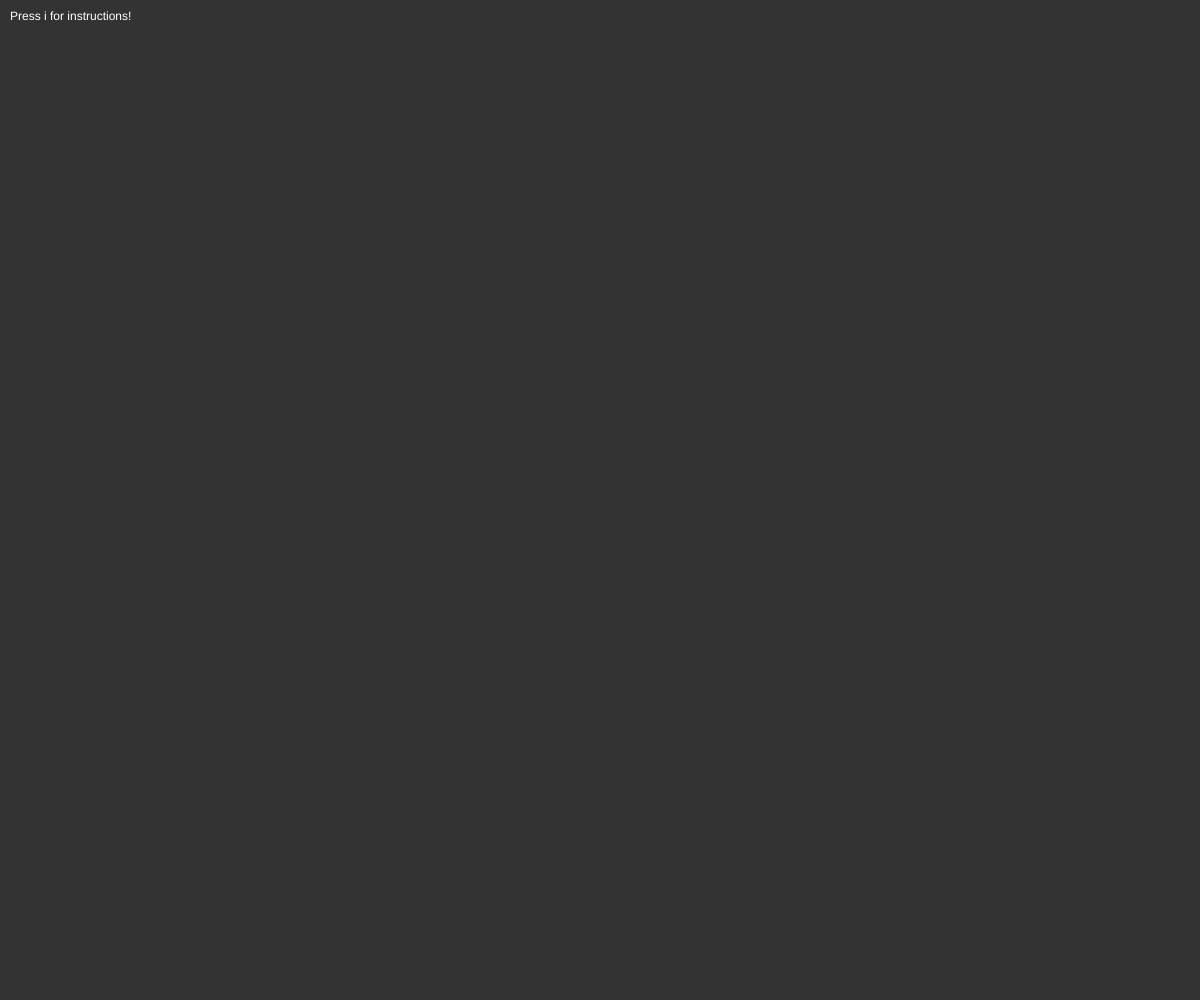
Frame 1 (no input)
Frame 60 (no input): identical to frame 1, image omitted
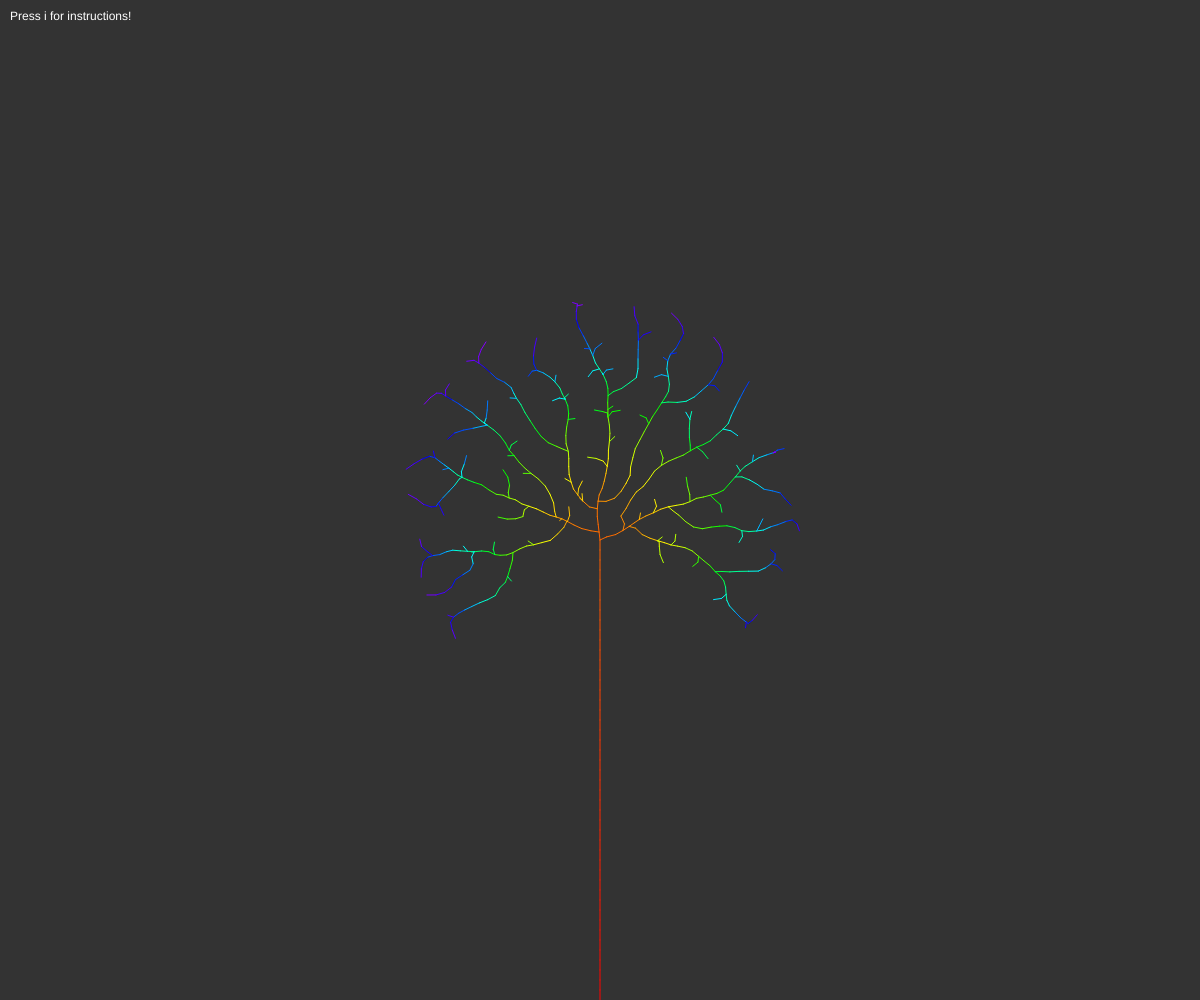
Frame 120 (the mouse pressed at the canvas centre since frame 60)

The p5.js sketch that drew these frames (run headless with seeded random() and noise() and a simulated clock; from frame 60 on, the mouse is pressed at the canvas centre):

// p5.js sketch
// ── sketch.js
//Created by Karol Novljaković
//Inspired by Coding Challenge by:
  // Coding Rainbow
  // Daniel Shiffman
  // http://patreon.com/codingtrain

var trees;
var max_dist = 50;
var min_dist = 10;
var ready;  //is tree ready to be shown(did user clicked)
var d = 10; //size of a leaf (hard-coded)
var s = 200; //size of a tree crown
var density    = 500; //number of leaves (attractors)
var branchLen  = 10; //length of branch
var showLeaves, //show or hide attractors
    pMode,      // PARTY MODE :)
    instr,      // show or hide instructions
    iPressed;   //hint about instructions
function setup() {
  createCanvas(window.innerWidth, window.innerHeight);
  frameRate(120);
  trees = [];
}

function draw() {
  background(51);
  if(!iPressed){
  fill(255);
  text("Press i for instructions!", 10, 20);
  }
  for(var i=0; i<trees.length; i++){
    if(showLeaves){
      trees[i].showLeaves();
    }
    if(ready){
    trees[i].show();
      if(!trees[i].grown()){
        trees[i].grow();
      }
    }
  }
  if(instr){
  instructions();
  }
}

function mousePressed(){
  var clickPos = createVector(mouseX, mouseY);
  var tree     = new Tree(clickPos);
  for(var i=0; i<density; i++){
  tree.addLeaf(d,s);
  }
  trees.push(tree);
  ready=true;
}

//keyboard shortcuts
function keyPressed(){
  if(key=="i" || key=="I"){
    instr = !instr;
    iPressed = true;
  }
	if(key=="s" || key=="S"){
		s+=25;
	}else if(key=="a" || key=="A"){
		s-=25;
	}
  s = constrain(s, 50, 525);
  if(key=="d" || key=="D"){
    density+=50;
  }else if(key=="f" || key=="F"){
    density-=50;
  }
  density = constrain(density, 400, 1000);
  if(key=="l" || key=="L"){
    branchLen+=1;
  }else if(key=="k" || key=="K"){
    branchLen-=1;
  }
  branchLen = constrain(branchLen, 1, 25);
  if(key=="v" || key=="V"){
    showLeaves = !showLeaves;
  }
  if(key=="p" || key=="P"){
    pMode = !pMode;
  }
}
// ── branch.js


function Branch(parent, pos, dir) {
  this.pos = pos;
  this.parent = parent;
  this.dir = dir;
  this.origDir = this.dir.copy();
  this.count = 0;
  this.len = branchLen;

  this.reset = function() {
    this.dir = this.origDir.copy();
    this.count = 0;
  }


  this.next = function() {
    var nextDir = p5.Vector.mult(this.dir, this.len);
    var nextPos = p5.Vector.add(this.pos, nextDir);
    var nextBranch = new Branch(this, nextPos, this.dir.copy());
    return nextBranch;
  }

  this.show = function(col) {
    if (parent != null) {
      if(pMode){
      push();
      stroke(random(255), random(255), random(255));
      }else{
      push();
      colorMode(HSB);
      stroke(col, 100, 100);
      }
      line(this.pos.x, this.pos.y, this.parent.pos.x, this.parent.pos.y);
      pop();
    }

  }
}
// ── instr.js
var instructions = function(){
  var w = 400;
  var h = 150;
  var ins = "Size of a tree crown is " + (s/25 - 1) +". Click S for + and A for -\n" 	 +
  			"Density of a tree crown is "+ (density/50) +". Click D for + and F for -\n" +
  			"Bigger size and density may reduce speed of creating tree!\n" 			   	 + 
  			"Branch length is "+ branchLen +". Click L for + and K for -\n"			     + 
  			"Small branch length is making tree more curvy and smooth, but it may be slower.\n" +
  			"Big branch length is making it more sharp and is usually faster.\n"				+
  			"Press V to show/hide attractors.";

  fill(102);
  rect(0, 0, w, h);
  fill(255);
  text(ins, 10, 10, w-10, h);
  push();
  textSize(9);
  fill(255, 100);
  textAlign(RIGHT);
  text("Psst, press P for party! (epilepsy warning!)", w-5, h-5);
  pop();
  if(pMode){
    push();
    textAlign(CENTER, CENTER);
    textSize(120);
    fill(random(255), random(255), random(255));
    text("PARTY!", width/2, 60);
    pop();
    push();
    textAlign(RIGHT);
    text("Sorry, it works terribly with small branch length!", width-10, 10);
    pop();
  }
}
// ── leaf.js
function Leaf(d, size) {
  this.r     = round(random(size*1.005));
  this.r     = constrain(this.r, 0, size);
  this.aOff  = PI/4;
  this.a     = random(PI/2-this.aOff, PI*3/2+this.aOff);
  this.x     = this.r*sin(this.a);
  this.y     = this.r*cos(this.a);
  this.d     = d;
  this.pos   = createVector(this.x+mouseX, this.y+mouseY);
  this.reached = false;
  this.min_dist = 10;
  this.max_dist = 50;
  
  this.show = function() {
    push();
  	colorMode(HSB);
  	var col = map(this.r, 0, size, 0, 360);
    fill(col, 100, 100);
    noStroke();
    ellipse(this.pos.x, this.pos.y, this.d, this.d);
    pop();
  }

}
// ── tree.js

function Tree(clickPos) {
  this.leaves = [];
  this.branches = [];
  var dir = createVector(0, -1);
  var found = false;
  var pos = createVector(mouseX, height);
  var root = new Branch(null, pos, dir);
  this.branches.push(root);
  var current = root;
  
  this.addLeaf = function(d, dMin, dMax){
    this.leaves.push(new Leaf(d, dMin, dMax));
  }

  this.showLeaves = function(){
    for (var i = 0; i < this.leaves.length; i++) {
      this.leaves[i].show();
    }
  }

  this.grown = function(){
    if(this.leaves.length<5){
      return true;
    }else{
      return false;
    }
  }

  this.grow = function() {
  while (!found && this.leaves != null) {
    for (var i = 0; i < this.leaves.length; i++) {
      var d = p5.Vector.dist(current.pos, clickPos);
      if (d < this.leaves[i].max_dist) {
        found = true;
      }
    }
    if (!found) {
      var branch = current.next();
      current = branch;
      this.branches.push(current);
    }
  }
    for (var i = 0; i < this.leaves.length; i++) {
      var leaf = this.leaves[i];
      var closestBranch = null;
      var record = 100000;
      for (var j = 0; j < this.branches.length; j++) {
        var branch = this.branches[j];
        var d = p5.Vector.dist(leaf.pos, branch.pos);
        if (d < this.leaves[i].min_dist) {
          leaf.reached = true;
          closestBranch = null;
          break;
        } else if (d > this.leaves[i].max_dist) {

        } else if (closestBranch == null || d < record) {
          closestBranch = branch;
          record = d;
        }
      }

      if (closestBranch != null) {
        var newDir = p5.Vector.sub(leaf.pos, closestBranch.pos);
        newDir.normalize();
        closestBranch.dir.add(newDir);
        closestBranch.count++;
      }
    }

    for (var i = this.leaves.length - 1; i >= 0; i--) {
      if (this.leaves[i].reached) {
        this.leaves.splice(i, 1);
      }
    }

    for (var i = this.branches.length - 1; i >= 0; i--) {
      var branch = this.branches[i];
      if (branch.count > 0) {
        branch.dir.div(branch.count + 1);
        this.branches.push(branch.next());
      }
      branch.reset();
    }
  }





  this.show = function() {
    this.col = 0;
    this.changeCol=0.5;
    for (var i = 0; i < this.branches.length; i++) {
      this.branches[i].show(this.col);
      this.col+=this.changeCol;
      if(this.col>360 || this.col<0){
      this.changeCol= -this.changeCol;
      }
    }
  }
}
